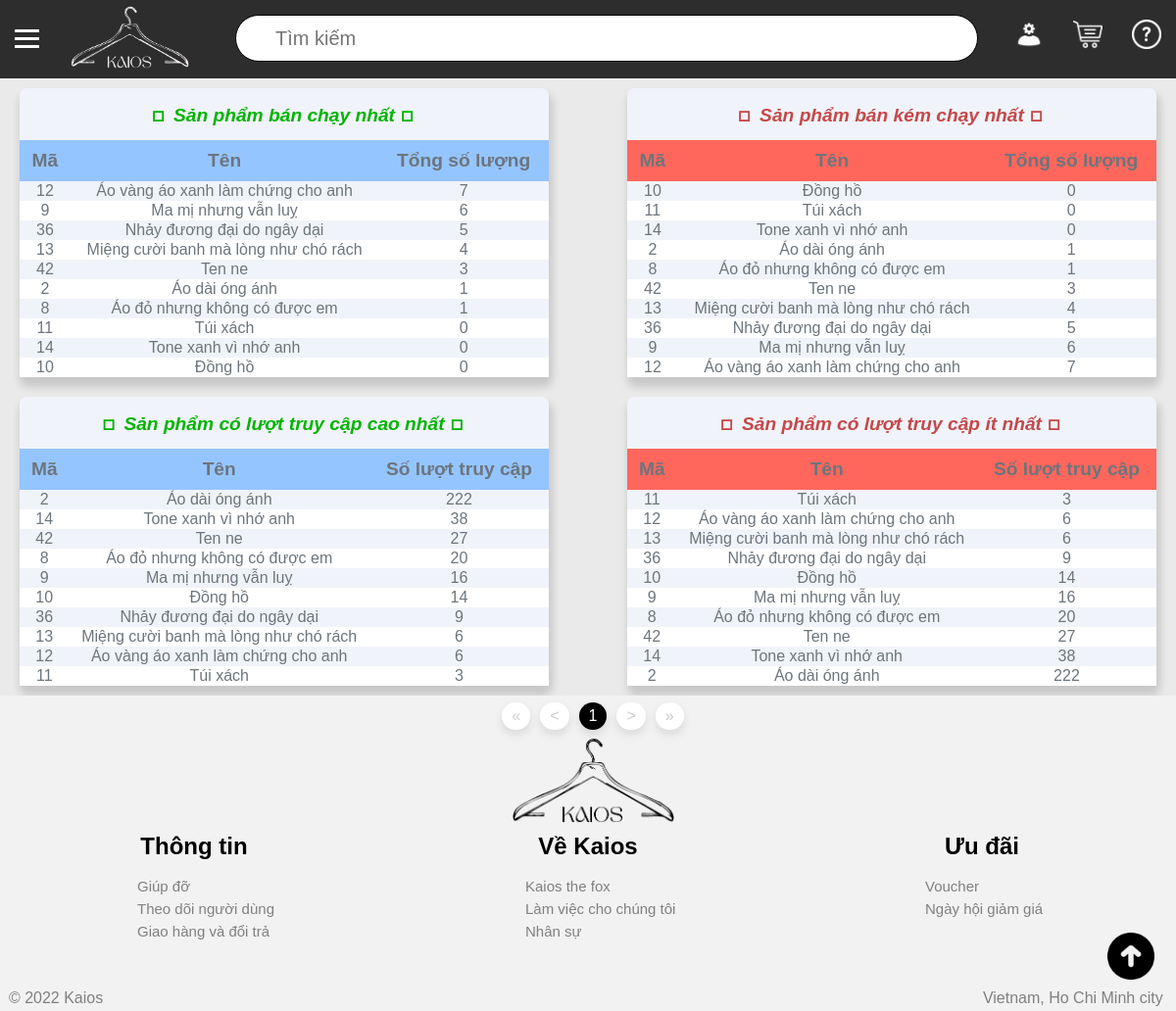
Screenshot of /admin/overview/products.php (signed in) with the database file from the repository.
### tables this page shows
CREATE TABLE `san_pham` (
  `ma` int(11) NOT NULL,
  `ten` varchar(200) NOT NULL,
  `mo_ta` text NOT NULL,
  `anh` varchar(200) NOT NULL,
  `gia` int(11) NOT NULL,
  `ma_nha_san_xuat` int(11) NOT NULL,
  `so_luot_truy_cap` int(11) NOT NULL DEFAULT '0'
);

### admin/overview/products.php (the view, shortened to what this page needs)
<!DOCTYPE html>
<html>
<head>
    <link rel="stylesheet" type="text/css" href="https://cdn.jsdelivr.net/npm/hack-font@3/build/web/hack-subset.css">
	<link rel="stylesheet" type="text/css" href="../../styles.css">
    <link rel="stylesheet" type="text/css" href="./overview.css">
</head>
<body>
    <?php
    require '../../database/connect.php';
    $query_1 = "
    SELECT
    san_pham.ma,
    san_pham.ten,
    ifnull(SUM(hoa_don_chi_tiet.so_luong),0) AS tong_so_luong
    FROM san_pham
    LEFT JOIN hoa_don_chi_tiet ON hoa_don_chi_tiet.ma_san_pham = san_pham.ma
    GROUP BY san_pham.ma
    ORDER BY tong_so_luong DESC;
    ";
    $result_1 = mysqli_query($connect,$query_1);
    $num_rows_1 = mysqli_num_rows($result_1);
    $query_2 = "
    SELECT
    san_pham.ma,
    san_pham.ten,
    ifnull(SUM(hoa_don_chi_tiet.so_luong),0) AS tong_so_luong
    FROM san_pham
    LEFT JOIN hoa_don_chi_tiet ON hoa_don_chi_tiet.ma_san_pham = san_pham.ma
    GROUP BY san_pham.ma
    ORDER BY tong_so_luong ASC, san_pham.ma ASC;
    ";
    $result_2 = mysqli_query($connect,$query_2);
    $num_rows_2 = mysqli_num_rows($result_2);
    $query_3 = "
    SELECT
    ma,
    ten,
    so_luot_truy_cap
    FROM san_pham
    ORDER BY so_luot_truy_cap DESC
    ";
    $result_3 = mysqli_query($connect,$query_3);
    $num_rows_3 = mysqli_num_rows($result_3);
    $query_4 = "
    SELECT
    ma,
    ten,
    so_luot_truy_cap
    FROM san_pham
    ORDER BY so_luot_truy_cap ASC, ma ASC
    ";
    $result_4 = mysqli_query($connect,$query_4);
    $num_rows_4 = mysqli_num_rows($result_4);
    ?>
    <div id="main_div">
        <?php include '../header.php'; ?>
        <?php
        if ($_SESSION['cap_do'] == 1)
            include '../menu.php';
        else
            include '../products/menu.php';
        ?>
        <div id="middle_div" style="z-index: 9999">
            <div id="content">
                <table id="main_table" class="table_1">
                    <tr>
                        <th class="header-th pos" colspan="3">
                            <span style="font-family: Hack, monospace;font-size:29px;padding"></span>
                            <em>Sản phẩm bán chạy nhất</em>
                            <span style="font-family: Hack, monospace;font-size:29px"></span>
                        </th>
                    </tr>
                    <tr style="background-color: #95c5ff;">
                        <th>
                            Mã
                        </th>
                        <th>
                            Tên
                        </th>
                        <th>
                            Tổng số lượng
                        </th>
                    </tr>
                    <?php foreach($result_1 as $each) { ?>
                        <?php
                        if ($num_rows_1 % 2 == 0) $row_color = "#f1f3fa";
                        else if ($num_rows_1 % 2 == 1) $row_color = "#ffffff";
                        $num_rows_1--;
                        ?>
                        <tr name="each_row" style="background-color: <?php echo $row_color ?>;">
                            <td>
                                <?php echo $each['ma']; ?>
                            </td>
                            <td>
                                <?php echo $each['ten'] ?>
                            </td>
                            <td>
                                <?php echo $each['tong_so_luong'] ?>
                            </td>
                        </tr>
                    <?php } ?>
                </table>
                <table id="main_table" class="table_2">
                    <tr>
                        <th class="header-th nega" colspan="3">
                           <span style="font-family: Hack, monospace;font-size:29px;padding"></span>
                            <em>Sản phẩm bán kém chạy nhất</em>
                            <span style="font-family: Hack, monospace;font-size:29px"></span>
                        </th>
                    </tr>
                    <tr style="background-color: hsl(4, 100%, 68%)">
                        <th>
                            Mã
                        </th>
                        <th>
                            Tên
                        </th>
                        <th>
                            Tổng số lượng
                        </th>
                    </tr>
                    <?php foreach($result_2 as $each) { ?>
                        <?php
                        if ($num_rows_2 % 2 == 0) $row_color = "#f1f3fa";
                        else if ($num_rows_2 % 2 == 1) $row_color = "#ffffff";
                        $num_rows_2--;
                        ?>
                        <tr name="each_row" style="background-color: <?php echo $row_color ?>;">
                            <td>
                                <?php echo $each['ma']; ?>
                            </td>
                            <td>
                                <?php echo $each['ten'] ?>
                            </td>
                            <td>
                                <?php echo $each['tong_so_luong'] ?>
                            </td>
                        </tr>
                    <?php } ?>
                </table>
                <table id="main_table" class="table_3">
                    <tr>
                        <th class="header-th pos" colspan="3">
                            <span style="font-family: Hack, monospace;font-size:29px;padding"></span>
                            <em>Sản phẩm có lượt truy cập cao nhất</em>
                            <span style="font-family: Hack, monospace;font-size:29px"></span>
                        </th>
                    </tr>
                    <tr style="background-color: #95c5ff;">
                        <th>
                            Mã
                        </th>
                        <th>
                            Tên
                        </th>
                        <th>
                            Số lượt truy cập
                        </th>
                    </tr>
                    <?php foreach($result_3 as $each) { ?>
                        <?php
                        if ($num_rows_3 % 2 == 0) $row_color = "#f1f3fa";
                        else if ($num_rows_3 % 2 == 1) $row_color = "#ffffff";
                        $num_rows_3--;
                        ?>
                        <tr name="each_row" style="background-color: <?php echo $row_color ?>;">
                            <td>
                                <?php echo $each['ma']; ?>
                            </td>
                            <td>
                                <?php echo $each['ten'] ?>
                            </td>
                            <td>
                                <?php echo $each['so_luot_truy_cap'] ?>
                            </td>
                        </tr>
                    <?php } ?>
                </table>
                <table id="main_table" class="table_4">
                    <tr>
                        <th class="header-th nega" colspan="3">
                            <span style="font-family: Hack, monospace;font-size:29px;padding"></span>
                            <em>Sản phẩm có lượt truy cập ít nhất</em>
                            <span style="font-family: Hack, monospace;font-size:29px"></span>
                        </th>
                    </tr>
                    <tr style="background-color: hsl(4, 100%, 68%);">
                        <th>
                            Mã
                        </th>
                        <th>
                            Tên
                        </th>
                        <th>
                            Số lượt truy cập
                        </th>
                    </tr>
                    <?php foreach($result_4 as $each) { ?>
                        <?php
                        if ($num_rows_4 % 2 == 0) $row_color = "#f1f3fa";
                        else if ($num_rows_4 % 2 == 1) $row_color = "#ffffff";
                        $num_rows_4--;
                        ?>
                        <tr name="each_row" style="background-color: <?php echo $row_color ?>;">
                            <td>
                                <?php echo $each['ma']; ?>
                            </td>
                            <td>
                                <?php echo $each['ten'] ?>
                            </td>
                            <td>
                                <?php echo $each['so_luot_truy_cap'] ?>
                            </td>
                        </tr>
                    <?php } ?>
                </table>
            </div>
        </div>
        <?php include '../../partial/footer.php';?>
</body>
</html>

### styles.css (style rules this page uses)
html { height: 100%; }
body { margin:0; padding:0; font-family: sans-serif; background-color: #f1f1df; }
#main_div { width: 100%; height: auto; background-color: #eaeaea; position: relative; }
#middle_div { height: 83%; width: 100%; background-color: #eaeaea; float: left; }
#main_table { border-collapse: collapse; width: 90%; padding-top: 10px; margin-left: auto; margin-right: auto; text-align: center; background-color: #f1f3fa; border-radius: 7px; color: #6c757d; box-shadow: 2px 8px 8px 2px rgba(0,0,0,0.15); }
th { color: #6c757d; font-size: larger; padding: 10px; }
tr[name=each_row] { cursor: pointer; }

### admin/overview/overview.css (style rules this page uses)
tr { cursor: default !important; }
table { width: 50% !important; }
span { padding-top: 3% ; padding-bottom: 4%; }
.table_1 { width: 45% !important; float: left; margin: 10px; margin-left: 20px !important; }
.table_2 { width: 45% !important; float: right; margin: 10px; margin-right: 20px !important; }
.table_3 { width: 45% !important; float: left; margin: 10px; margin-left: 20px !important; }
.table_4 { width: 45% !important; float: right; margin: 10px; margin-right: 20px !important; }
.pos { color: #00b400; }
.nega { color: #c54848; }

### admin/overview/products.php (style rules this page uses)
table { width: 70% !important; }

### rows the page displays
san_pham: ma "12", ten "Áo vàng áo xanh làm chứng cho anh", tong_so_luong "7", so_luot_truy_cap "6"
san_pham: ma "9", ten "Ma mị nhưng vẫn luỵ", tong_so_luong "6", so_luot_truy_cap "16"
san_pham: ma "36", ten "Nhảy đương đại do ngây dại", tong_so_luong "5", so_luot_truy_cap "9"
san_pham: ma "13", ten "Miệng cười banh mà lòng như chó rách", tong_so_luong "4", so_luot_truy_cap "6"
san_pham: ma "42", ten "Ten ne", tong_so_luong "3", so_luot_truy_cap "27"
san_pham: ma "2", ten "Áo dài óng ánh", tong_so_luong "1", so_luot_truy_cap "222"
san_pham: ma "8", ten "Áo đỏ nhưng không có được em", tong_so_luong "1", so_luot_truy_cap "20"
san_pham: ma "11", ten "Túi xách", tong_so_luong "0", so_luot_truy_cap "3"
san_pham: ma "14", ten "Tone xanh vì nhớ anh", tong_so_luong "0", so_luot_truy_cap "38"
san_pham: ma "10", ten "Đồng hồ", tong_so_luong "0", so_luot_truy_cap "14"
